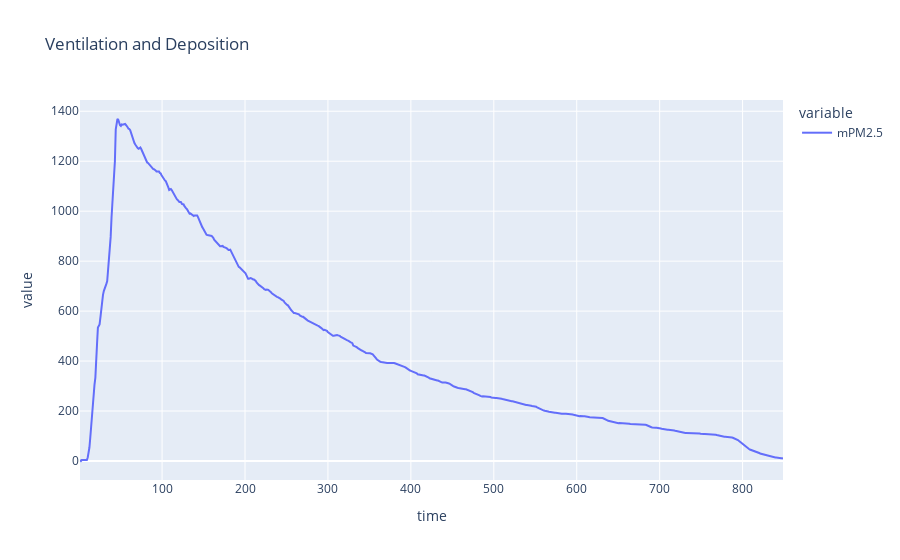

The notebook cell this image was saved under:
### Markdown cell above
# Ventilation and Deposition

1. Set `vd_filename` to the ventilation and deposition trial from the experiment.
2. Set the `col_fit`, `fit_under` and `fit_over` values appropriately for the analysis. If the file is an edf from Sensirion ControlCenter, set them in the first clause of the if statement. If the file is a csv from the raspberry pi, set them in the else clause.

### Code cell
vd_filename = 'data_mesh/20221218_HealthyGlow_4LianLiST120+3ArcticP12.vd.vd_first.csv'

if vd_filename.endswith('.edf'):
    df = pd.read_csv(vd_filename, sep='\t', skiprows=9)
    df.rename(columns = {'Epoch_UTC': 'time'}, inplace=True)
    # set time off of zero rather than epoch
    time_offset = df.time[0]
    df['time'] -= time_offset
    col_fit = 'MassConc_2p5_SPS3x_AE8B4EE783812236'
    fit_under = 1000
    fit_over = 100
else:
    df = pd.read_csv(vd_filename)
    print('F°: {}'.format(df['temp_F'][10]))
    print('C°: {}'.format(df['temp_C'][10]))
    print('rh: {}%'.format(df.rh[10]))

    # column to fit on, mass PM2.5 (mPM2.5) is a good choice for NaCl aerosol CADR
    # changing this variable makes it possible to explore other options
    #
    # Not recommended to bother with the PM4.0 and PM10 values because they are just
    # interpolations based on 0.5, 1.0, and 2.5. It is plain to see from viewing a graph
    # that they track nearly exactly with PM2.5 values. See the sensirion datasheet
    # for further explanation.
    col_fit = 'mPM2.5'

    # For SPS30 error is multiplicative in the window of [1000, 100] for mPM1.0 and mPM2.5 at
    # ±10%. For the range [100, 0] error becomes ±10, which means error will become more exaggerated
    # than 10%, especially as the value approaches 0. For nPM0.5, nPM1.0, and nPM2.5 error is
    # multiplicative in the range [3000,1000] at ±10%. For the range [1000,0] it is ±100.
    # see: https://sensirion.com/media/documents/8600FF88/616542B5/Sensirion_PM_Sensors_Datasheet_SPS30.pdf
    #
    # To keep in the range where error is multiplicative, set the `fit_under` value to the high value
    # (1000 for mPM2.5) and `fit_over` to the low value (100 for mPM2.5).
    #
    # The automated experimental setup captures the mPM2.5 range of [1000, 100]. This means the full range
    # of [3000, 1000] for the number concentrations and [1000, 100] for mPM1.0 are not represented in the
    # data. For mPM1.0 `fit_under` is recommended to be set at 450.
    fit_under = 1000
    fit_over = 100

# plot the original data
df.drop([x for x in df.columns.values.tolist() if x not in [col_fit, 'time']], axis=1).set_index('time').plot(title='Ventilation and Deposition', kind='line')

### Figure 1 — Plotly figure (JSON) as saved in the notebook; plotly's stock layout.template omitted (floating-point values rounded to 4 significant figures; data arrays with more than 128 entries replaced by an {"elided": "..."} marker saying what was removed)
{"data": [{"hovertemplate": "variable=mPM2.5<br>time=%{x}<br>value=%{y}<extra></extra>", "legendgroup": "mPM2.5", "line": {"color": "#636efa", "dash": "solid"}, "marker": {"symbol": "circle"}, "mode": "lines", "name": "mPM2.5", "orientation": "v", "showlegend": true, "type": "scatter", "x": {"elided": "829 float values"}, "xaxis": "x", "y": {"elided": "829 int values"}, "yaxis": "y"}], "layout": {"legend": {"title": {"text": "variable"}, "tracegroupgap": 0}, "title": {"text": "Ventilation and Deposition"}, "xaxis": {"anchor": "y", "domain": [0, 1], "title": {"text": "time"}}, "yaxis": {"anchor": "x", "domain": [0, 1], "title": {"text": "value"}}}}
